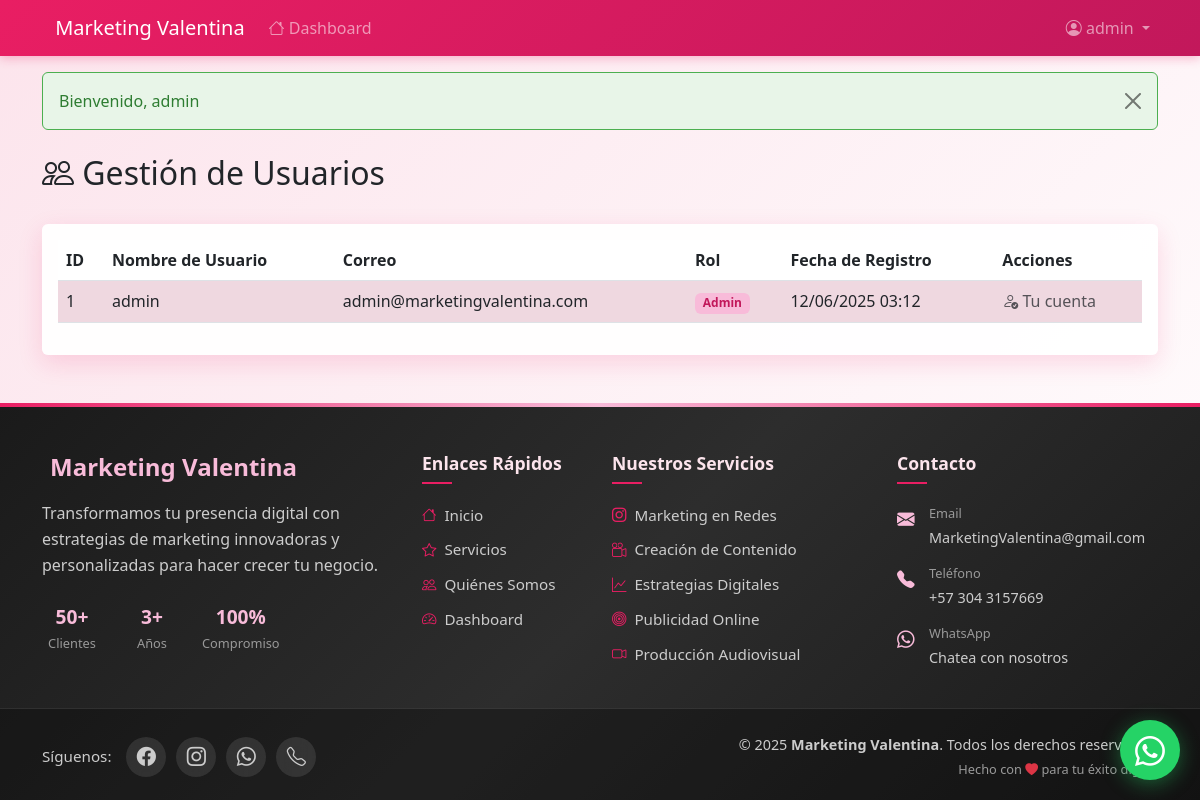
The page /index.php?page=user&action=list (signed in) on the database its author committed.
### tables this page shows
CREATE TABLE users (
    id INT AUTO_INCREMENT PRIMARY KEY,
    username VARCHAR(50) NOT NULL,
    correo VARCHAR(100) NOT NULL UNIQUE,
    password VARCHAR(100) NOT NULL,
    role ENUM('cliente', 'admin') DEFAULT 'cliente' NOT NULL,
    created_at DATETIME DEFAULT CURRENT_TIMESTAMP
);

### controllers/UserController.php (called while the page is built, shortened)
<?php
require_once 'models/UserModel.php';
class UserController {
    private $userModel;
    public function __construct() {
        $this->userModel = new UserModel();
    }
    public function list() {
        $users = $this->userModel->getAllUsers();
        require_once 'views/user/list.php';
    }
}
?>

### utils/db.php (called while the page is built)
<?php
class Database {
    private $host = 'localhost';
    private $dbname = 'marketing_valentina';
    private $username = 'root';
    private $password = '';
    private $pdo;
    public function __construct() {
        try {
            $this->pdo = new PDO(
                "mysql:host={$this->host};dbname={$this->dbname};charset=utf8mb4",
                $this->username,
                $this->password,
                [
                    PDO::ATTR_ERRMODE => PDO::ERRMODE_EXCEPTION,
                    PDO::ATTR_DEFAULT_FETCH_MODE => PDO::FETCH_ASSOC,
                    PDO::ATTR_EMULATE_PREPARES => false,
                    PDO::MYSQL_ATTR_INIT_COMMAND => "SET NAMES utf8mb4 COLLATE utf8mb4_unicode_ci"
                ]
            );
            $this->pdo->exec("SET CHARACTER SET utf8mb4");
            $this->pdo->exec("SET COLLATION_CONNECTION = utf8mb4_unicode_ci");
        } catch (PDOException $e) {
            die("Error de conexión: " . $e->getMessage());
        }
    }
    public function getConnection() {
        return $this->pdo;
    }
}
?>

### models/UserModel.php (called while the page is built, shortened)
<?php
require_once 'utils/db.php';
class UserModel {
    private $db;
    public function __construct() {
        $database = new Database();
        $this->db = $database->getConnection();
    }
    public function getAllUsers() {
        $stmt = $this->db->prepare("SELECT id, username, correo, role, created_at FROM users ORDER BY created_at DESC");
        $stmt->execute();
        return $stmt->fetchAll(PDO::FETCH_ASSOC);
    }
}
?>

### views/user/list.php (the view)
<?php require_once 'views/templates/header.php'; ?>
<div class="container mt-4">
    <div class="d-flex justify-content-between align-items-center mb-4">
        <h2><i class="bi bi-people"></i> Gestión de Usuarios</h2>
    </div>
    <div class="card">
        <div class="card-body">
            <div class="table-responsive">
                <table class="table table-striped">
                    <thead>
                        <tr>
                            <th>ID</th>
                            <th>Nombre de Usuario</th>
                            <th>Correo</th>
                            <th>Rol</th>
                            <th>Fecha de Registro</th>
                            <th>Acciones</th>
                        </tr>
                    </thead>
                    <tbody>
                        <?php foreach ($users as $user): ?>
                            <tr>
                                <td><?= $user['id'] ?></td>
                                <td><?= htmlspecialchars($user['username']) ?></td>
                                <td><?= htmlspecialchars($user['correo']) ?></td>
                                <td>
                                    <span class="badge bg-<?= $user['role'] === 'admin' ? 'danger' : 'primary' ?>">
                                        <?= ucfirst($user['role']) ?>
                                    </span>
                                </td>
                                <td><?= date('d/m/Y H:i', strtotime($user['created_at'])) ?></td>
                                <td>
                                    <?php if ($user['id'] != $_SESSION['user_id']): ?>
                                        <div class="d-flex gap-2">
                                            <a href="index.php?page=user&action=edit&id=<?= $user['id'] ?>"
                                                class="btn btn-warning btn-sm">
                                                <i class="bi bi-pencil"></i> Editar
                                            </a>
                                            <a href="index.php?page=user&action=delete&id=<?= $user['id'] ?>"
                                                class="btn btn-danger btn-sm"
                                                onclick="return confirm('¿Estás seguro de eliminar este usuario? Esta acción eliminará también todas sus cotizaciones y pagos.')">
                                                <i class="bi bi-trash"></i> Eliminar
                                            </a>
                                        </div>
                                    <?php else: ?>
                                        <span class="text-muted">
                                            <i class="bi bi-person-check"></i> Tu cuenta
                                        </span>
                                    <?php endif; ?>
                                </td>
                            </tr>
                        <?php endforeach; ?>
                    </tbody>
                </table>
            </div>
        </div>
    </div>
</div>
<?php require_once 'views/templates/footer.php'; ?>

### views/templates/header.php (style rules this page uses)
:root { --pink-light: #fce4ec; --pink-medium: #f8bbd9; --pink-dark: #e91e63; --pink-darker: #c2185b; --blue-gradient-start: #6a75ca; --blue-gradient-end: #4e54c8; --green-gradient-start: #20c997; --green-gradient-end: #0bb197; }
body { background: linear-gradient(135deg, var(--pink-light) 0%, #fff 100%); min-height: 100vh; }
.card { border: none; box-shadow: 0 8px 25px rgba(233, 30, 99, 0.15); transition: transform 0.3s ease, box-shadow 0.3s ease; background: rgba(255, 255, 255, 0.95); }
.badge { background: var(--pink-medium) !important; color: var(--pink-darker) !important; }
.table-striped>tbody>tr:nth-of-type(odd)>td { background-color: var(--pink-light); }

### rows shown on the page
users: id "1", username "admin", correo "admin@marketingvalentina.com", role "Admin", created_at "12/06/2025 03:12", shows "Tu cuenta"

### other values the page prints
$_SESSION['username'] "admin"
$message['message'] "Bienvenido, admin"
